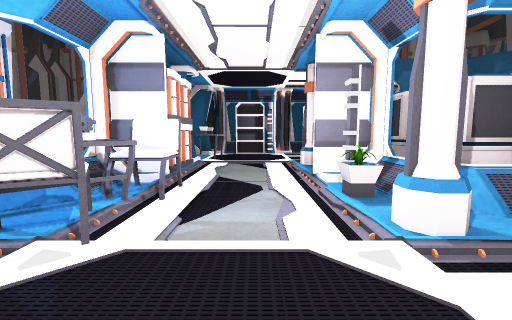
view 1 (above)

20 first-person views from a walk through a scene from a Unity 3-D project. The camera is 1.2 m above the floor, tilts 6° down and sees 90° across. The floor is counted in squares, 2 m on a side. Each view is taken from the middle of a square. On the plan, view 1 faces up. The plan holds only what a view shows up to about 9 squares ahead; the rest is blank. The place goes on beyond the plan. The player is left out. Door leaves are left out, so doorways stand open.

view 2
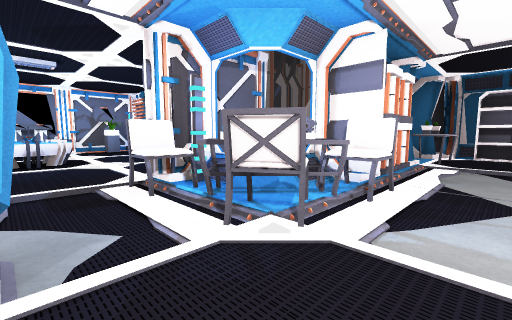

view 3
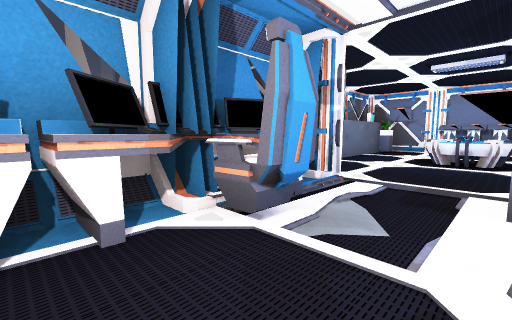

view 4
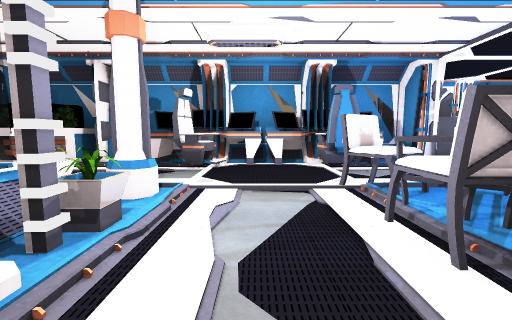

view 5
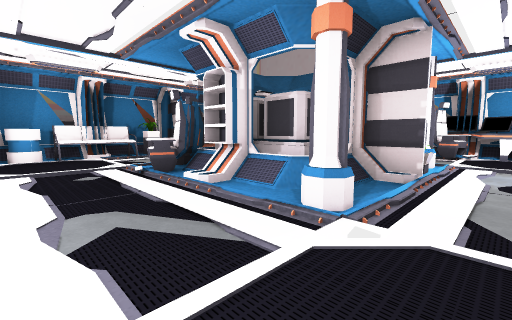

view 6
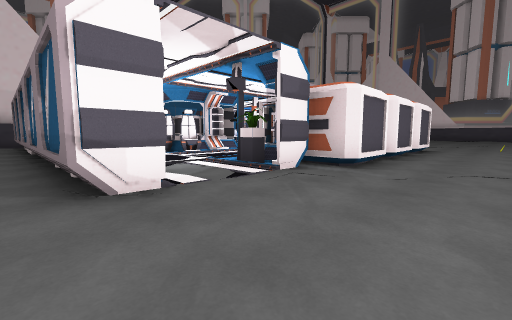

view 7
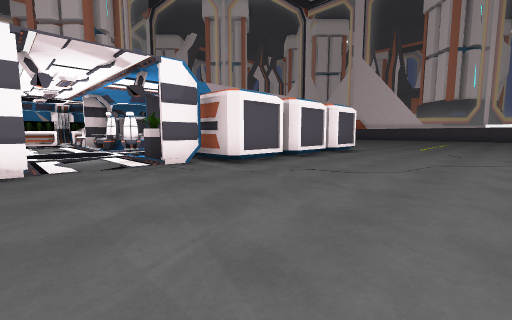

view 8
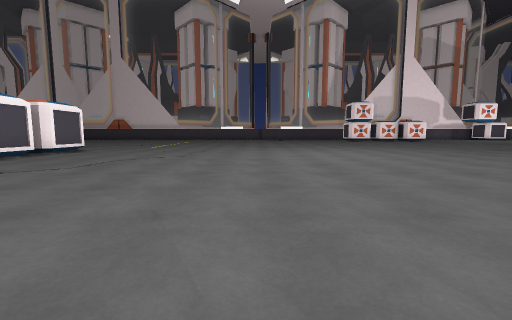

view 9
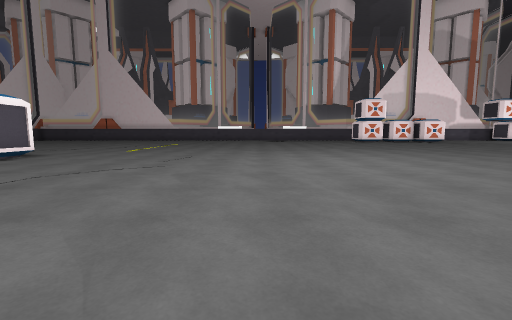

view 10
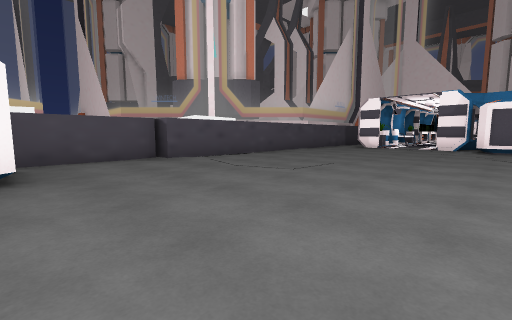

view 11
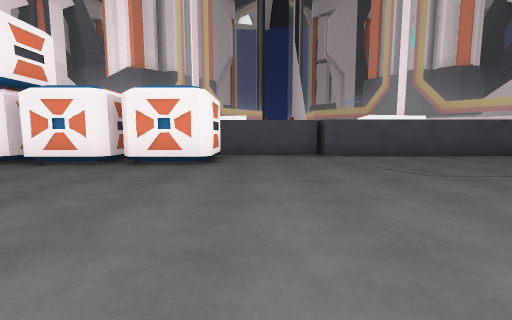

view 12
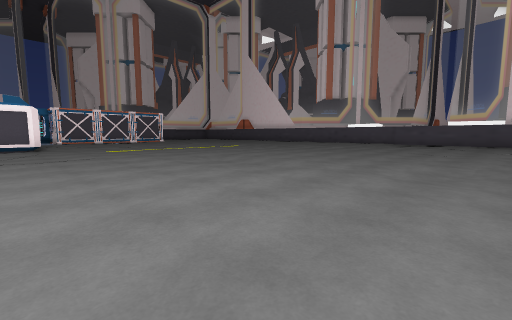

view 13
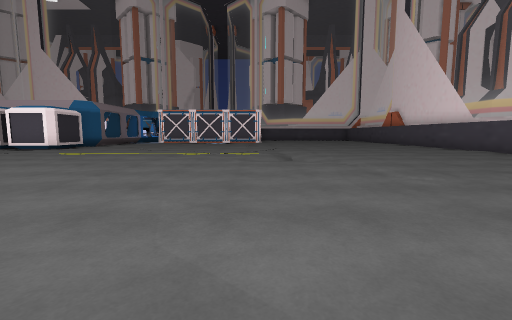

view 14
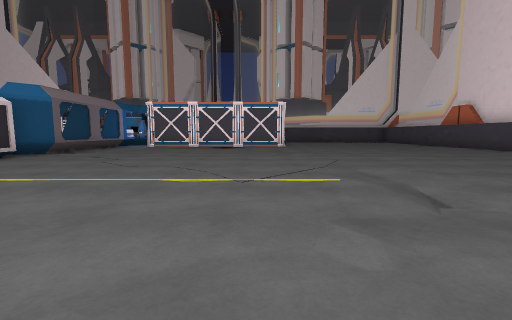

view 15
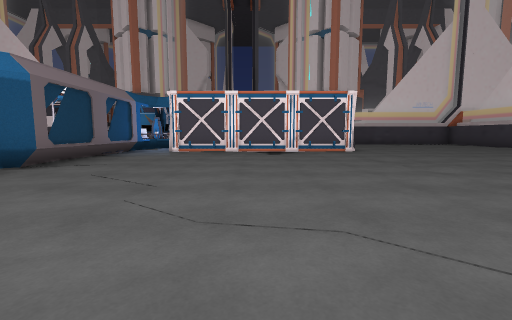

view 16
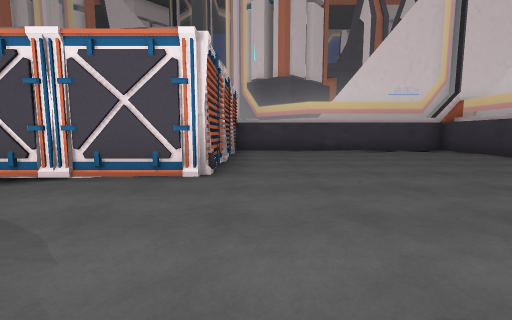

view 17
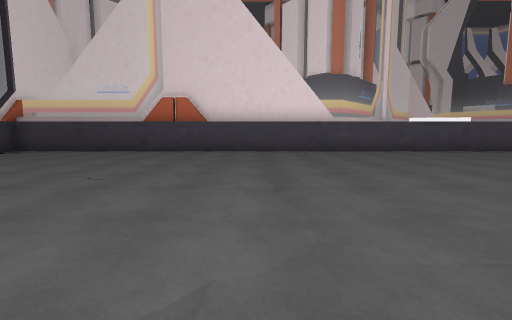

view 18
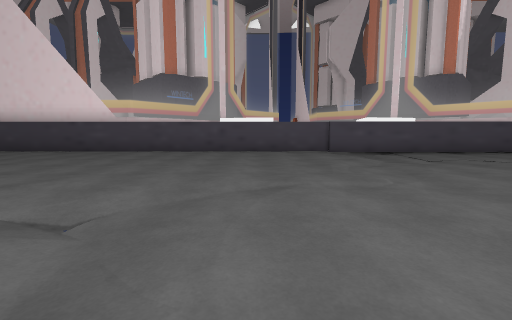

view 19
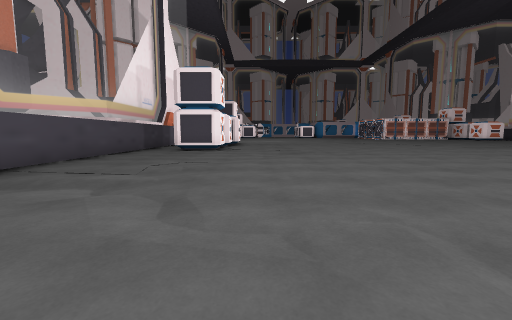

view 20
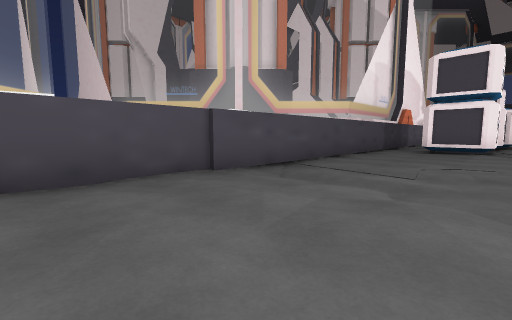

### Floor plan
Points are (right, up) in squares from view 1. A wall is a line through its corners. A room is listed if a view was taken in it or the views show most of it. See-through windows are left out.
Room 1 (views 1, 2, 3)
walls: (2.7, -1) (2.7, -0.5); (-2.9, -0.8) (-2.9, -1.4) (2.2, -1.4); (-3.1, -0.5) (-3.1, -1.4); (-2.6, 2.1) (-2.9, 2.1) (-2.9, 1.6); (-1.5, 3.1) (-1.8, 3.1); (-1.4, 3.3) (-1.8, 3.3); (1.5, 3.3) (0.8, 3.3); (-3.1, 2.1) (-3.1, 1.4)
ways out: open door at (0, 3) to room 2; open door at (-3, 0); open door at (3, 0.5)
objects: chair (-3, 1); desk (-2, -1) to (-1, -1); other object (-2, 0) to (-1, 0); table (-2, 1) to (-2, 2); chair (-1, 1) to (-1, 2); desk (0, -1) to (2, -1); plant (0, 2); other object (1, 0); column (1, 2); plant (2, 2)
Room 2 (views 4, 5, 6, 7, 8, 9, 10, 11, 12, 13, 14, 15, 16, 17, 18, 19, 20)
walls: (-1.1, 8.1) (-1.1, 7.5); (-2, 5.5) (-2, 7.4) (-1.4, 8); (1, 7.5) (1, 8.1); (1.5, 8.1) (-0.9, 8.1) (-0.9, 7.6); (3.9, 9.4) (4.9, 9.4); (-1.8, 3.1) (-1.8, 2.9); (-8.8, 3.3) (-8.4, 3.6); (0.8, 3.4) (1.5, 3.4); (-9.3, 1.5) (-9.3, 3.4) (-3, 3.4); (8.8, 12.1) (8.8, 17.2) (9.8, 17.2); (9.2, 17.2) (9.2, 20); (-16.4, 23.5) (-16.4, -1.9) (-9.3, -1.9) (-9.3, -0.4); (7.5, 3.5) (7.5, 4.6)
ways out: open door at (0, 3) to room 1; opening at (-8.5, 0.5) to room 3; open door at (5.5, 9); open door at (6, 3)
objects: container (-14, 23); other object (-9, 0); other object (-9, 1); battery (-2, 4); battery (-2, 5); container (-2, 9) to (-1, 10); chair (-1, 3); battery (-1, 4); battery (-1, 5); other object (-1, 6); other object (-1, 7); shelf (0, 8); container (0, 9) to (1, 10); column (1, 5); container (2, 3); container (2, 4); other object (2, 8); container (2, 9) to (3, 10); container (3, 4); shelf (3, 5); other object (3, 8); other object (4, 4) to (5, 4); other object (4, 5); other object (4, 8); sofa (7, 5) to (7, 6); other object (7, 7); container (7, 20) to (8, 21); container (7, 22) to (8, 23)
Room 3 (no view inside)
walls: (-9.1, -0.4) (-9.1, -1.9) (-4.1, -1.9)
ways out: opening at (-8.5, 0.5) to room 2
objects: projector (-7, 0) to (-6, 1)

Where each view was taken, in squares from view 1:
view 1: 0 up, 0 right, facing up
view 2: 0 up, 0 right, facing up-left
view 3: 1 up, 0 right, facing down-left
view 4: 4 up, 0 right, facing down
view 5: 7 up, 0 right, facing down-right
view 6: 12 up, 8 right, facing down-left
view 7: 14 up, 7 right, facing down-left
view 8: 16 up, 7 right, facing left
view 9: 16 up, 5 right, facing left
view 10: 20 up, 3 right, facing down-right
view 11: 19 up, 2 right, facing right
view 12: 21 up, 1 left, facing down-left
view 13: 19 up, 9 left, facing down
view 14: 15 up, 8 left, facing down
view 15: 12 up, 6 left, facing down
view 16: 7 up, 10 left, facing down
view 17: 6 up, 8 left, facing left
view 18: 14 up, 8 left, facing left
view 19: 14 up, 12 left, facing up
view 20: 14 up, 13 left, facing up-left
